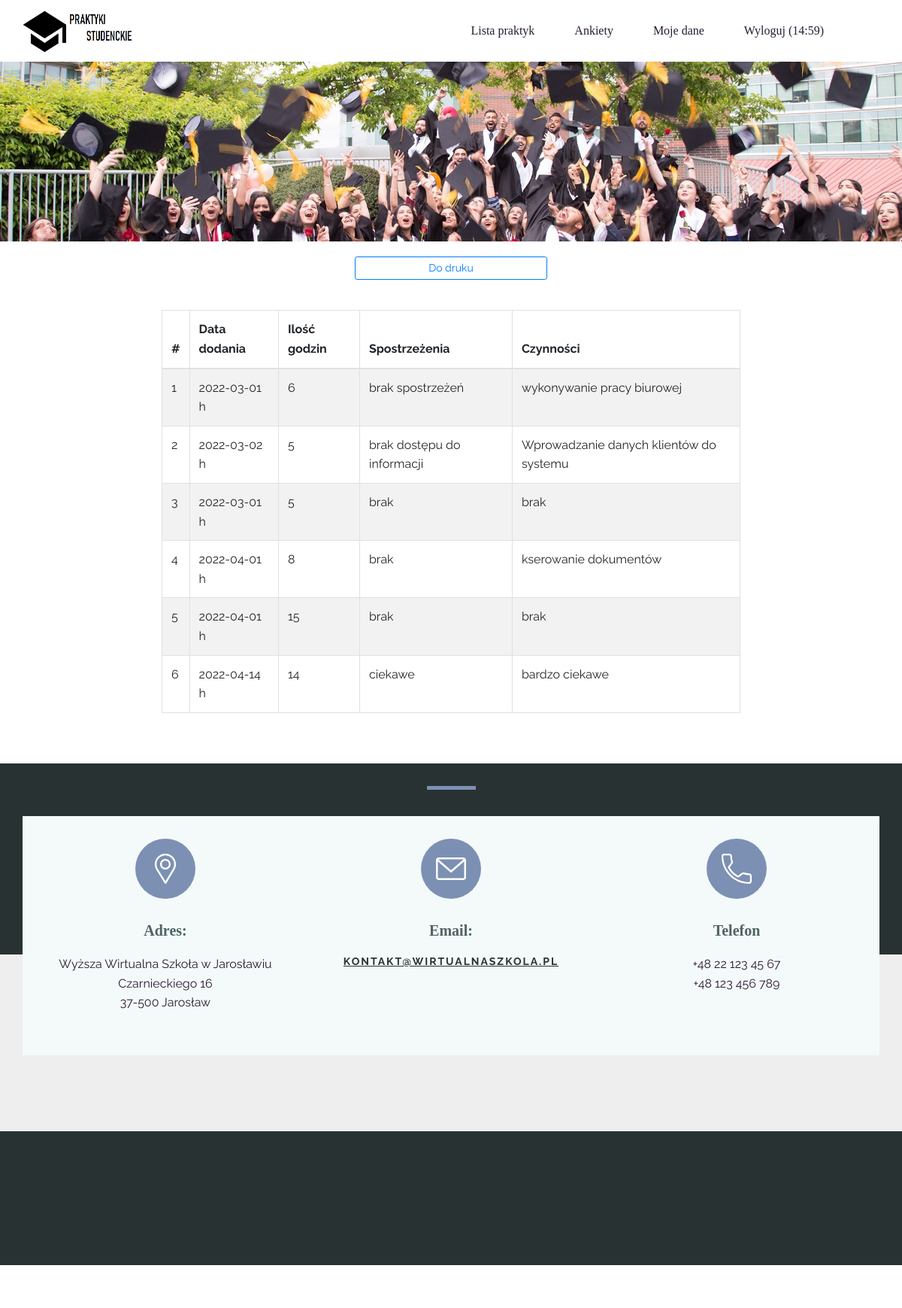
Screenshot of /view/diary_patron.php?id=3 (signed in) with the database file from the repository.
### tables this page shows
CREATE TABLE IF NOT EXISTS `diary` (
  `id` int(11) NOT NULL AUTO_INCREMENT,
  `id_internship` int(11) NOT NULL,
  `id_user` int(11) NOT NULL,
  `time` int(11) NOT NULL,
  `date_diary` date NOT NULL,
  `info` text NOT NULL,
  `content` text NOT NULL,
  PRIMARY KEY (`id`)
);

### view/diary_patron.php (the view, shortened to what this page needs)
<?php
	require_once "../action/session.php";
	$id_diary = $_GET['id'];
	if ($_SESSION['session_active'] == "1"){
		require_once "head.php";
	?>
<body class="u-body">
	<?php require_once "header.php"; ?>
	<div class="col-md-8 offset-md-2">
		<center> <a class=' col-md-4 btn btn-sm btn-outline-primary' type='button' href="diary_print.php?id=<?php echo $id_diary;?>">Do druku</a></center>
		<div class="limiter">
			<div class="container-table100">
				<div class="wrap-table100">
					<div class="table100">
						<table id="tablePreview" class="table table-striped table-bordered col-md-12 " style="margin-top: 40px">
							<thead>
								<tr class="table100-head">
									<th class="column1">#</th>
									<th class="column3">Data dodania</th>
									<th class="column2">Ilość godzin</th>
									<th class="column2">Spostrzeżenia</th>
									<th class="column2">Czynności</th>
								</tr>
							</thead>
							<tbody>
								<?php
									$query = "SELECT * FROM diary where id_internship like $id_diary ORDER BY id ";
									$result = $db->query($query);
									$row = $result->num_rows;
									for ($x=0; $x < $row; $x++){
									    $array = $result->fetch_assoc();
									?>
								<tr>
									<td class="column1"><?php echo $x+1; ?></td>
									<td class="column3"><?php echo $array['date_diary']; ?> h</td>
									<td class="column2"><?php echo $array['time']; ?></td>
									<td class="column2"><?php echo $array['info']; ?></td>
									<td class="column2"><?php echo $array['content']; ?></td>
								</tr>
								<?php
									}
									?>
							</tbody>
						</table>
					</div>
				</div>
			</div>
		</div>
	</div>
</body>
<?php
	require_once "footer.php";
	}else{
		header('location: ../index.php?alert=1');
	}
	?>

### rows the page displays
diary: date_diary "2022-03-01", time "6", info "brak spostrzeżeń", content "wykonywanie pracy biurowej"
diary: date_diary "2022-03-02", time "5", info "brak dostępu do informacji", content "Wprowadzanie danych klientów do systemu"
diary: date_diary "2022-03-01", time "5", info "brak", content "brak"
diary: date_diary "2022-04-01", time "8", info "brak", content "kserowanie dokumentów"
diary: date_diary "2022-04-01", time "15", info "brak", content "brak"
diary: date_diary "2022-04-14", time "14", info "ciekawe", content "bardzo ciekawe"
